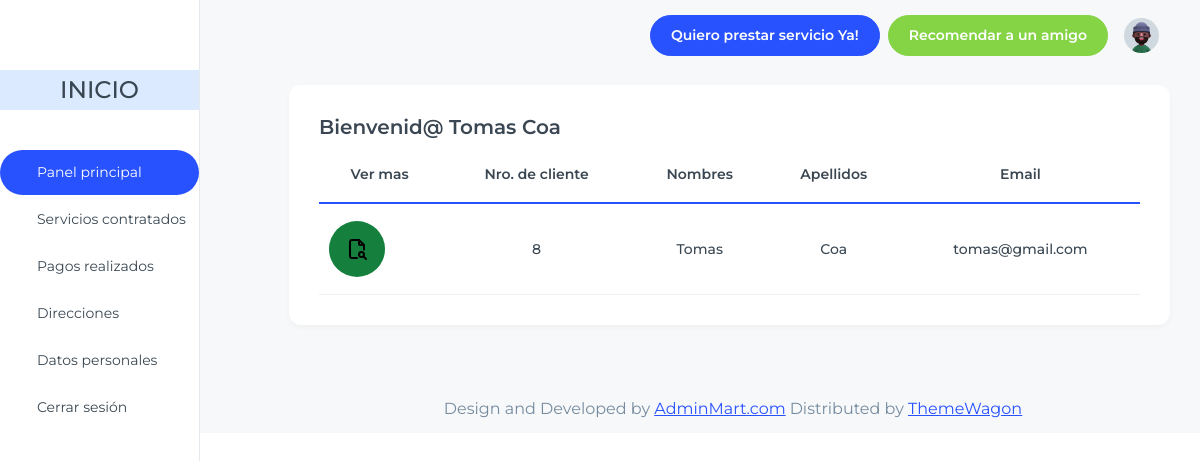
Page /home/consumidor/ (signed in) on the committed database.
### apps/usuario/models.py (models this page shows, shortened)
class Usuario(AbstractUser):
    nombre = models.CharField(max_length=150, verbose_name="Nombre")
    apellido = models.CharField(max_length=150, verbose_name="Apellido")
    email = models.EmailField(unique=True, verbose_name="Correo electrónico")
    fecha_creacion = models.DateTimeField(auto_now_add=True, verbose_name="Fecha de creación")
    USERNAME_FIELD = 'email'
    REQUIRED_FIELDS = ['username', 'nombre', 'apellido']

### apps/consumidor/views.py (the view)
# urls.py: path('consumidor/', ConsumidorPanelView.as_view(), name='consumidor'),
class ConsumidorPanelView(LoginRequiredMixin, generic.TemplateView):
    template_name = 'consumidor_panel.html'
    def get_context_data(self, **kwargs):
        usuario_actual = self.request.user
        context = super().get_context_data(**kwargs)
        context['usuario'] = usuario_actual
        return context

### apps/consumidor/templates/consumidor_panel.html (shortened to what this page needs)
{% extends 'index_consumidor.html' %}
{% load static %}
{% block content %}
<div class="container-fluid">
  <div class='row'>
    <div class="col-lg-12 pl-1">
      <div class="card ">
        <div class="card-body ">
          <h5 class="card-title fs-6 font-semibold">Bienvenid@ {{ usuario.nombre}} {{ usuario.apellido }} </h5>
            <div class="table-responsive">
              <table class="table text-nowrap align-middle mb-0">
                <thead>
                  <tr class="border-2 border-bottom border-primary border-0">
                    <th scope="col" class="text-center">Ver mas</th>
                    <th scope="col" class="text-center">Nro. de cliente</th>
                    <th scope="col" class="text-center">Nombres</th>
                    <th scope="col" class="text-center">Apellidos</th>
                    <th scope="col" class="text-center">Email</th>
                  </tr>
                </thead>
                <tbody class="table-group-divider">
                  <tr>
                    <td class="text-center fw-medium">
                      <button type="button" class="flex justify-center items-center text-white bg-green-700 hover:bg-green-800 focus:outline-none focus:ring-4 focus:ring-green-300 font-medium rounded-full px-3 py-3 dark:bg-green-600 dark:hover:bg-green-700 dark:focus:ring-green-800">
                        <img src="{% static 'images/dash/logos/file-search.svg' %}" alt="Ícono" class="w-6 h-6">
                      </button>
                    </td>
                    <td class="text-center fw-medium">{{ usuario.id }}</td>
                    <td class="text-center fw-medium">{{ usuario.nombre }}</td>
                    <td class="text-center fw-medium">{{ usuario.apellido }}</td>
                    <td class="text-center fw-medium">{{ usuario.email }}</td>
                  </tr>
                </tbody>
              </table>
            </div>
        </div>
      </div>
    </div>
  </div>
</div>
{% endblock %}

### rows in the picture
Usuario: nombre "Tomas", apellido "Coa", id "8", email "tomas@gmail.com"
